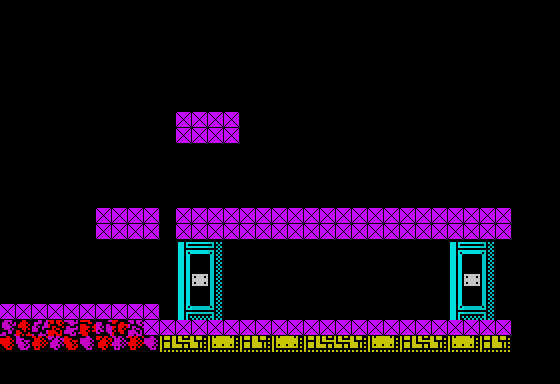

This game map was drawn from its Tiled (.tmx) file and the tilesets committed beside it. A one-line description and the trimmed map source follow:
An orthogonal 35x24 tile map with 16x16 px tiles, 4 tile layers (Stars, Tile Layer 1, Tile Layer 2, Collision), 34 tilesets and 20 objects (16x egg, 2x teleport, vitorc, double_launcher).

<map version="1.0" orientation="orthogonal" width="35" height="24" tilewidth="16" tileheight="16">
 <properties>
  <property name="background_color" value="#000000" />
  <property name="nextLevel" value="L03S04" />
 </properties>
 <tileset firstgid="1" name="tiles" tilewidth="16" tileheight="16">
  <image source="../images/tiles.gif" width="240" height="512" />
 </tileset>
 <tileset firstgid="481" name="metatiles" tilewidth="16" tileheight="16">
  <image source="../images/metatiles.gif" width="128" height="16" />
  <tile id="0">
   <properties>
    <property name="type" value="solid" />
   </properties>
  </tile>
 </tileset>
 <tileset firstgid="489" name="ship" tilewidth="176" tileheight="128">
  <image source="../images/ship.gif" width="176" height="128" />
 </tileset>
 <tileset firstgid="490" name="ship_fire" tilewidth="16" tileheight="32">
  <image source="../images/ship_fire.gif" width="48" height="128" />
 </tileset>
 <tileset firstgid="502" name="light" tilewidth="16" tileheight="16">
  <image source="../images/light.gif" width="128" height="32" />
 </tileset>
 <tileset firstgid="518" name="vitorc" tilewidth="48" tileheight="64">
  <image source="../images/vitorc.gif" width="528" height="64" />
 </tileset>
 <tileset firstgid="529" name="turret" tilewidth="96" tileheight="80">
  <image source="../images/turret.gif" width="96" height="80" />
 </tileset>
 <tileset firstgid="530" name="cocoon" tilewidth="80" tileheight="128">
  <image source="../images/cocoon.gif" width="80" height="128" />
 </tileset>
 <tileset firstgid="531" name="radar" tilewidth="80" tileheight="128">
  <image source="../images/radar.gif" width="80" height="128" />
 </tileset>
 <tileset firstgid="532" name="rocket" tilewidth="64" tileheight="96">
  <image source="../images/rocket.gif" width="64" height="96" />
 </tileset>
 <tileset firstgid="533" name="grenade_pack" tilewidth="32" tileheight="32">
  <image source="../images/grenade_pack.gif" width="32" height="32" />
 </tileset>
 <tileset firstgid="534" name="teleport" tilewidth="64" tileheight="96">
  <image source="../images/teleport.gif" width="512" height="96" />
 </tileset>
 <tileset firstgid="542" name="piston" tilewidth="48" tileheight="64">
  <image source="../images/piston.gif" width="48" height="64" />
 </tileset>
 <tileset firstgid="543" name="bubble" tilewidth="32" tileheight="32">
  <image source="../images/bubble.gif" width="96" height="192" />
 </tileset>
 <tileset firstgid="561" name="rocks" tilewidth="16" tileheight="16">
  <image source="../images/rocks.gif" width="512" height="48" />
 </tileset>
 <tileset firstgid="657" name="incubator" tilewidth="64" tileheight="96">
  <image source="../images/incubator.gif" width="64" height="96" />
 </tileset>
 <tileset firstgid="658" name="ammo_pack" tilewidth="32" tileheight="32">
  <image source="../images/ammo_pack.gif" width="32" height="32" />
 </tileset>
 <tileset firstgid="659" name="double_launcher" tilewidth="64" tileheight="48">
  <image source="../images/double_launcher.gif" width="64" height="48" />
 </tileset>
 <tileset firstgid="660" name="mine" tilewidth="32" tileheight="16">
  <image source="../images/mine.gif" width="32" height="16" />
 </tileset>
 <tileset firstgid="661" name="missile_guidance" tilewidth="64" tileheight="64">
  <image source="../images/missile_guidance.gif" width="64" height="64" />
 </tileset>
 <tileset firstgid="662" name="gate" tilewidth="16" tileheight="16">
  <image source="../images/gate.gif" width="176" height="144" />
 </tileset>
 <tileset firstgid="761" name="interceptor" tilewidth="32" tileheight="32">
  <image source="../images/interceptor.gif" width="96" height="192" />
 </tileset>
 <tileset firstgid="779" name="jellyfish" tilewidth="32" tileheight="32">
  <image source="../images/jellyfish.gif" width="96" height="192" />
 </tileset>
 <tileset firstgid="797" name="egg" tilewidth="16" tileheight="16">
  <image source="../images/egg.png" width="32" height="16" />
 </tileset>
 <tileset firstgid="799" name="waggon" tilewidth="64" tileheight="80">
  <image source="../images/waggon.gif" width="64" height="80" />
 </tileset>
 <tileset firstgid="800" name="combined_launcher_top" tilewidth="80" tileheight="32">
  <image source="../images/combined_launcher_top.gif" width="80" height="32" />
 </tileset>
 <tileset firstgid="801" name="combined_launcher_bottom" tilewidth="96" tileheight="32">
  <image source="../images/combined_launcher_bottom.gif" width="96" height="32" />
 </tileset>
 <tileset firstgid="802" name="square_light" tilewidth="16" tileheight="16">
  <image source="../images/square_light.gif" width="128" height="16" />
 </tileset>
 <tileset firstgid="810" name="discharge" tilewidth="64" tileheight="32">
  <image source="../images/discharge.gif" width="320" height="256" />
 </tileset>
 <tileset firstgid="850" name="fungus" tilewidth="48" tileheight="64">
  <image source="../images/fungus.gif" width="48" height="64" />
 </tileset>
 <tileset firstgid="851" name="louse" tilewidth="32" tileheight="32">
  <image source="../images/louse.gif" width="96" height="192" />
 </tileset>
 <tileset firstgid="869" name="beam" tilewidth="16" tileheight="256">
  <image source="../images/beam.gif" width="128" height="256" />
 </tileset>
 <tileset firstgid="877" name="gate" tilewidth="176" tileheight="144">
  <image source="../images/gate.gif" width="176" height="144" />
 </tileset>
 <tileset firstgid="878" name="flasher" tilewidth="32" tileheight="32">
  <image source="../images/flasher.gif" width="64" height="192" />
 </tileset>
 <layer name="Stars" width="35" height="24">
  <data>[840 cells, 0 non-empty, 0 distinct tile ids]</data>
 </layer>
 <objectgroup name="Object Layer 3" width="35" height="24" />
 <layer name="Tile Layer 1" width="35" height="24">
  <data>[840 cells, 64 non-empty, 1 distinct tile ids]</data>
 </layer>
 <objectgroup color="#a41e0c" name="Object Layer 1" width="35" height="24">
  <object name="vitorc" gid="518" x="0" y="304" />
 </objectgroup>
 <objectgroup name="Object Layer 2" width="35" height="24">
  <object name="teleport" gid="534" x="96" y="304" />
  <object name="teleport" gid="534" x="176" y="208" />
  <object name="double_launcher" gid="659" x="384" y="320" />
  <object name="egg" gid="797" x="448" y="176">
   <properties>
    <property name="increaseBounds" value="true" />
   </properties>
  </object>
  <object name="egg" gid="797" x="448" y="160">
   <properties>
    <property name="increaseBounds" value="true" />
   </properties>
  </object>
  <object name="egg" gid="797" x="432" y="192">
   <properties>
    <property name="increaseBounds" value="true" />
   </properties>
  </object>
  <object name="egg" gid="797" x="464" y="176">
   <properties>
    <property name="increaseBounds" value="true" />
   </properties>
  </object>
  <object name="egg" gid="797" x="448" y="176">
   <properties>
    <property name="increaseBounds" value="true" />
   </properties>
  </object>
  <object name="egg" gid="797" x="448" y="176">
   <properties>
    <property name="increaseBounds" value="true" />
   </properties>
  </object>
  <object name="egg" gid="797" x="464" y="176">
   <properties>
    <property name="increaseBounds" value="true" />
   </properties>
  </object>
  <object name="egg" gid="797" x="464" y="176">
   <properties>
    <property name="increaseBounds" value="true" />
   </properties>
  </object>
  <object name="egg" gid="797" x="464" y="176">
   <properties>
    <property name="increaseBounds" value="true" />
   </properties>
  </object>
  </objectgroup>
 <layer name="Tile Layer 2" width="35" height="24">
  <data>[840 cells, 146 non-empty, 55 distinct tile ids]</data>
 </layer>
 <objectgroup name="Object Layer 4" width="35" height="24" />
 <layer name="Collision" width="35" height="24">
  <data>[840 cells, 91 non-empty, 1 distinct tile ids]</data>
 </layer>
</map>
<!-- 7 of 20 objects omitted -->
